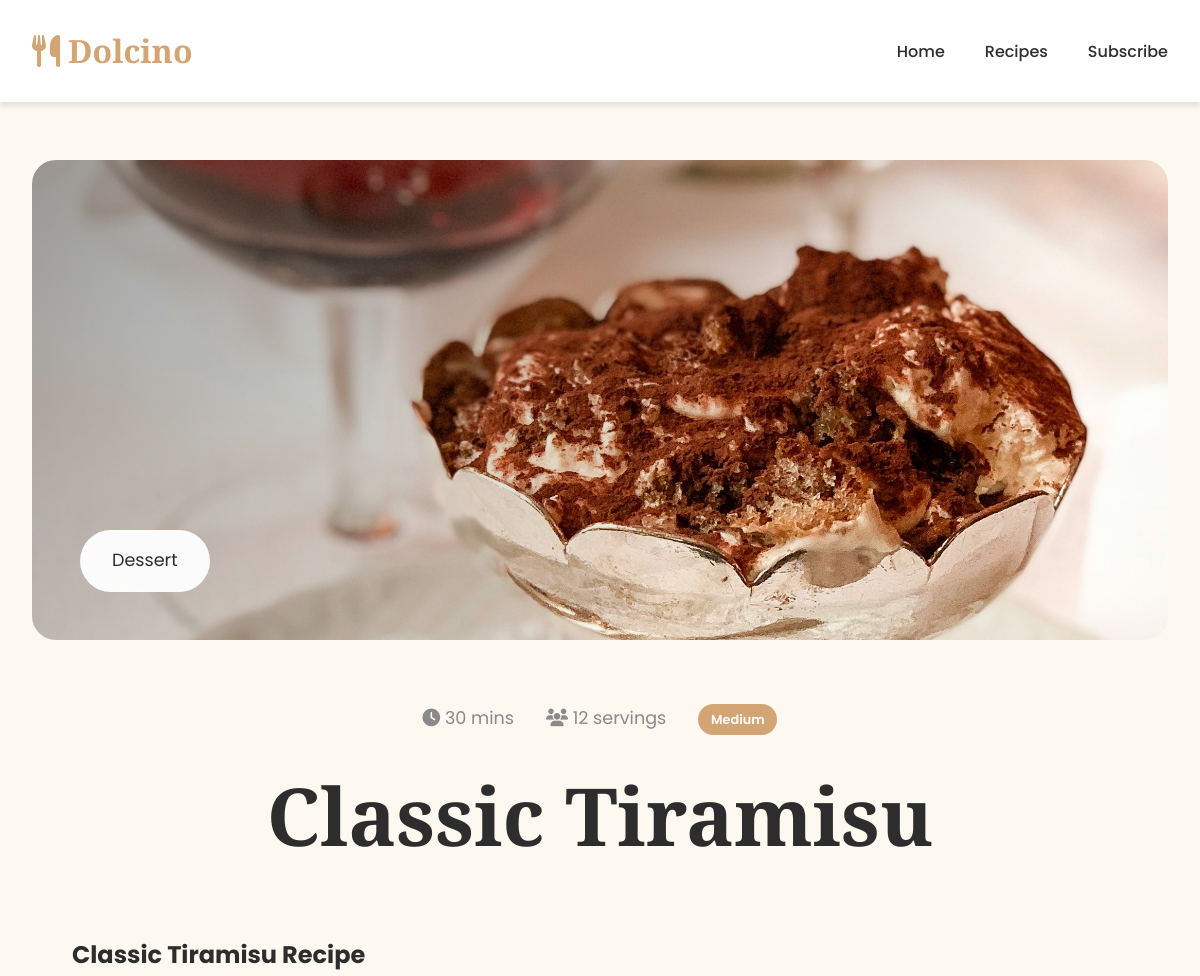
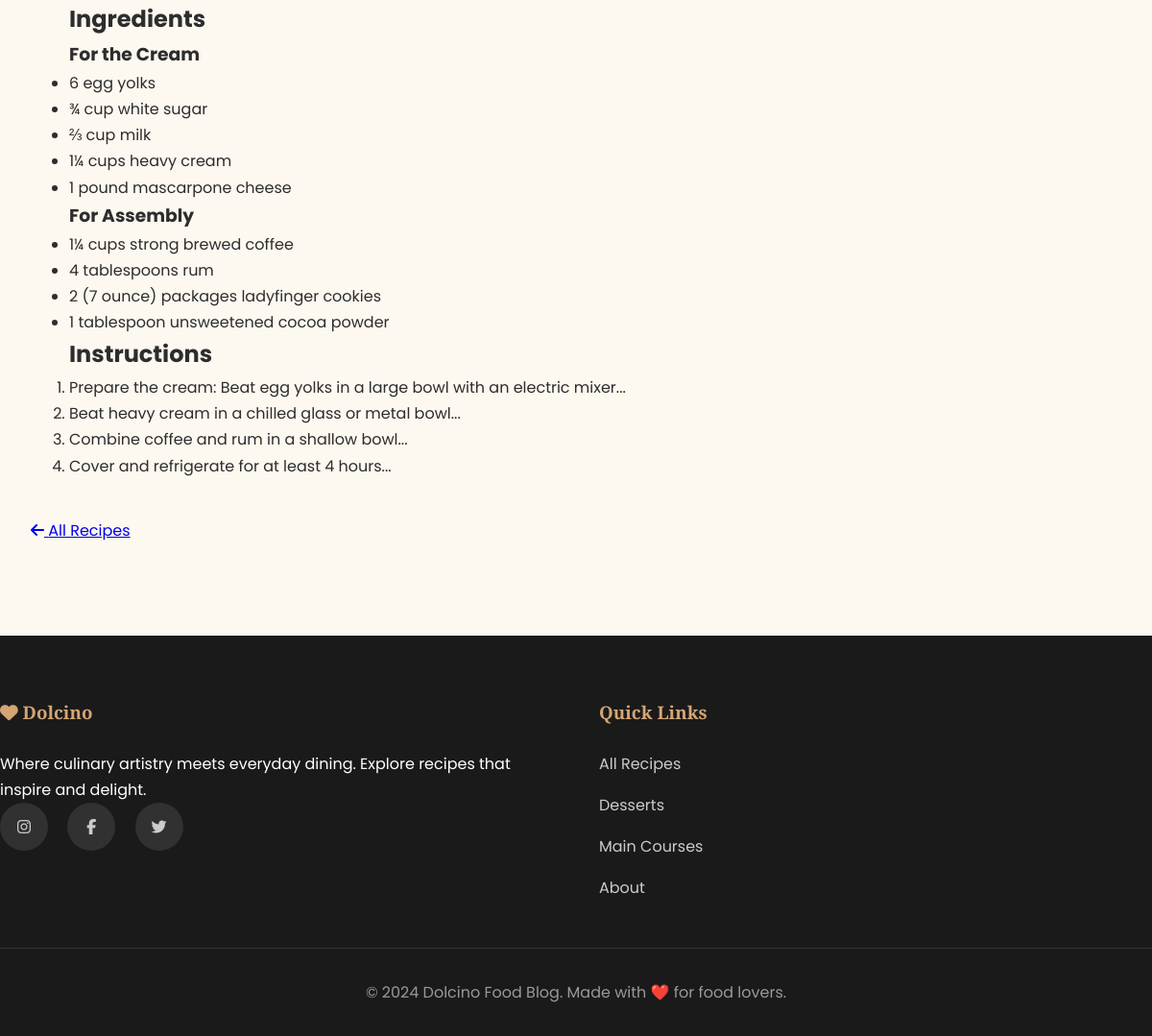
Page /post/classic-tiramisu on the committed database (2 pictures, top to bottom).
### app.py (models this page shows, shortened)
class Post(db.Model):
    id = db.Column(db.Integer, primary_key=True)
    title = db.Column(db.String(200), nullable=False)
    slug = db.Column(db.String(200), unique=True, nullable=False)
    excerpt = db.Column(db.Text, nullable=False)
    content = db.Column(db.Text, nullable=False)
    category = db.Column(db.String(50), nullable=False)
    image = db.Column(db.String(200), default='default.jpg')
    prep_time = db.Column(db.String(20), default='30 min')
    servings = db.Column(db.String(20), default='4 servings')
    difficulty = db.Column(db.String(20), default='Medium')
    created_at = db.Column(db.DateTime, default=datetime.utcnow)

### app.py (the view)
@app.route('/post/<slug>')
def post_detail(slug):
    post = Post.query.filter_by(slug=slug).first_or_404()
    return render_template('post.html', post=post)

### templates/post.html (shortened to what this page needs)
{% extends "base.html" %}
{% block content %}
<main class="post-page">
    <div class="container">
        <article class="post-detail">
            <div class="post-hero-image">
                <img src="{{ url_for('static', filename='images/' + post.image) }}"
                     alt="{{ post.title }}"
                     class="post-hero-img">
                <div class="post-hero-overlay">
                    <span class="category-badge large">{{ post.category }}</span>
                </div>
            </div>
            <header class="post-header">
                <div class="post-meta-top">
                    <span><i class="fas fa-clock"></i> {{ post.prep_time }}</span>
                    <span><i class="fas fa-users"></i> {{ post.servings }}</span>
                    <span class="difficulty large">{{ post.difficulty }}</span>
                </div>
                <h1 class="post-title-large">{{ post.title }}</h1>
            </header>
            <div class="post-content">
                {{ post.content | safe }}
            </div>
            <div class="post-actions">
                <a href="/" class="btn-back">
                    <i class="fas fa-arrow-left"></i> All Recipes
                </a>
            </div>
        </article>
    </div>
</main>
{% endblock %}

### static/css/style.css (style rules this page uses)
:root { --white: #ffffff; --black: #1a1a1a; --gray-dark: #2d2d2d; --gray-light: #8a8a8a; --cream: #fdf8f0; --primary-gold: #d4a574; --primary-gold-dark: #b5895b; --dessert: #ff9a8b; --dessert-light: #ffe5dc; --main-course: #4a90e2; --main-course-light: #e3f2fd; --breakfast: #7ed321; --breakfast-light: #f0f9e8; --shadow-sm: 0 4px 6px rgba(0,0,0,0.1); --shadow-md: 0 20px 40px rgba(0,0,0,0.1); --shadow-lg: 0 30px 60px rgba(0,0,0,0.15); --border-radius: 24px; }
* { margin: 0; padding: 0; box-sizing: border-box; }
body { font-family: 'Poppins', sans-serif; line-height: 1.7; color: var(--gray-dark); overflow-x: hidden; background: var(--cream); }
.container { max-width: 1200px; margin: 0 auto; padding: 0 2rem; }
.post-content { padding: 2.5rem; }
.difficulty { background: var(--primary-gold); color: white; padding: 0.3rem 0.8rem; border-radius: 20px; font-size: 0.8rem; font-weight: 600; }
.post-page { padding: 10rem 0 6rem; min-height: 100vh; }
.post-hero-image { height: 60vh; max-height: 600px; position: relative; border-radius: var(--border-radius); overflow: hidden; margin-bottom: 4rem; }
.post-hero-img { width: 100%; height: 100%; object-fit: cover; }
.post-hero-overlay { position: absolute; inset: 0; background: linear-gradient(135deg, rgba(0,0,0,0.4), transparent 70%); display: flex; align-items: flex-end; padding: 3rem; }
.category-badge.large { font-size: 1.1rem; padding: 1rem 2rem; background: rgba(255,255,255,0.95); backdrop-filter: blur(20px); border-radius: 50px; }
.post-title-large { font-family: 'Playfair Display', serif; font-size: clamp(3rem, 7vw, 5rem); text-align: center; margin: 2rem 0; line-height: 1.2; }
.post-meta-top { display: flex; gap: 2rem; justify-content: center; margin-bottom: 2rem; font-size: 1.1rem; color: var(--gray-light); }

### rows in the picture
Post: image (picture), category "Dessert", prep_time "30 mins", servings "12 servings", difficulty "Medium", title "Classic Tiramisu", content "Classic Tiramisu Recipe Ingredients For the Cream 6 egg yolks ¾ cup white sugar ⅔ cup milk 1¼ cups heavy cream 1 pound mascarpone cheese For Assembly 1¼ cups strong brewed coffee 4 tablespoons rum 2 (7 ounce) packages ladyfinger cookies 1 tablespoon unsweetened cocoa powder Instructions Prepare the cream: Beat egg yolks in a large bowl with an electric mixer... Beat heavy cream in a chilled glass or metal bowl... Combine coffee and rum in a shallow bowl... Cover and refrigerate for at least 4 hours..."
